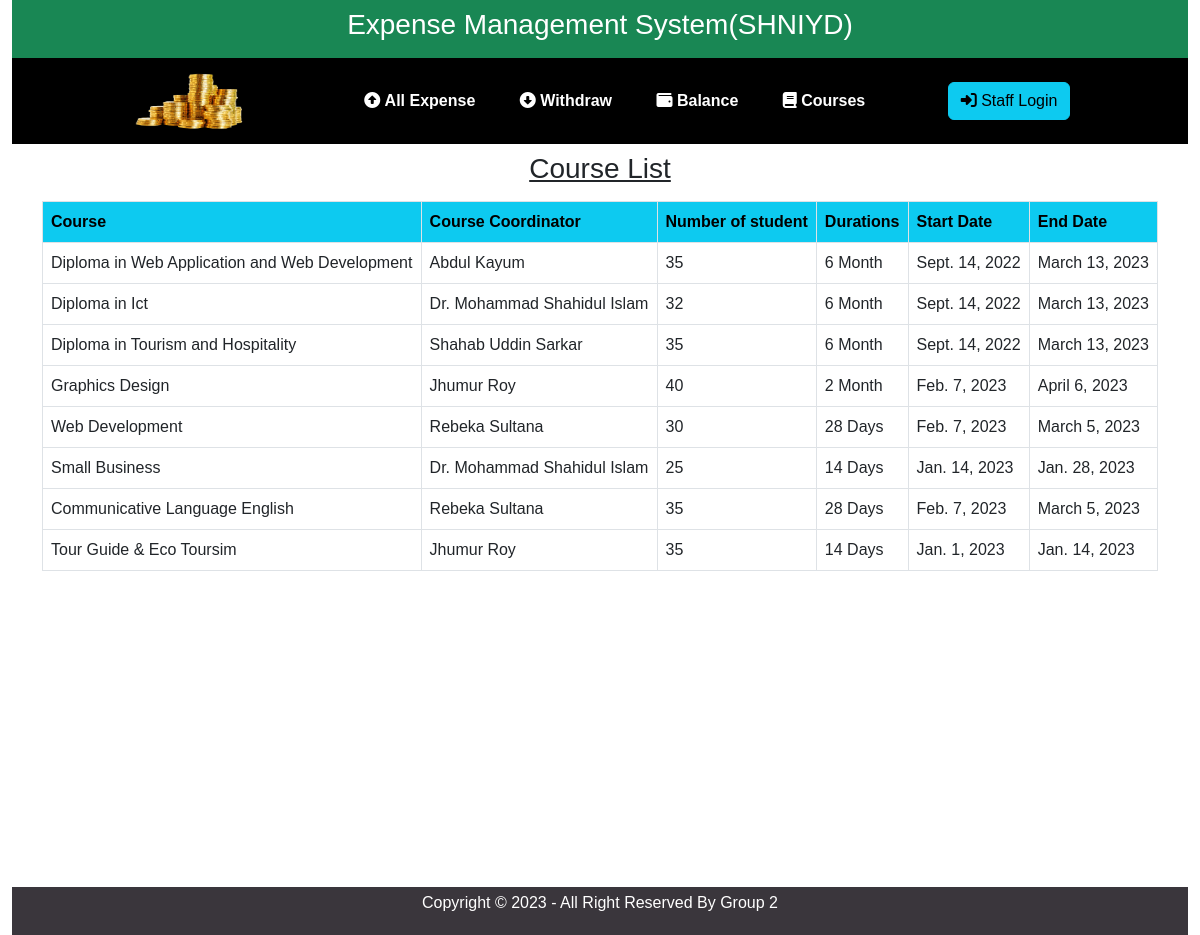
The page /allCourse/ on the database as committed earlier.
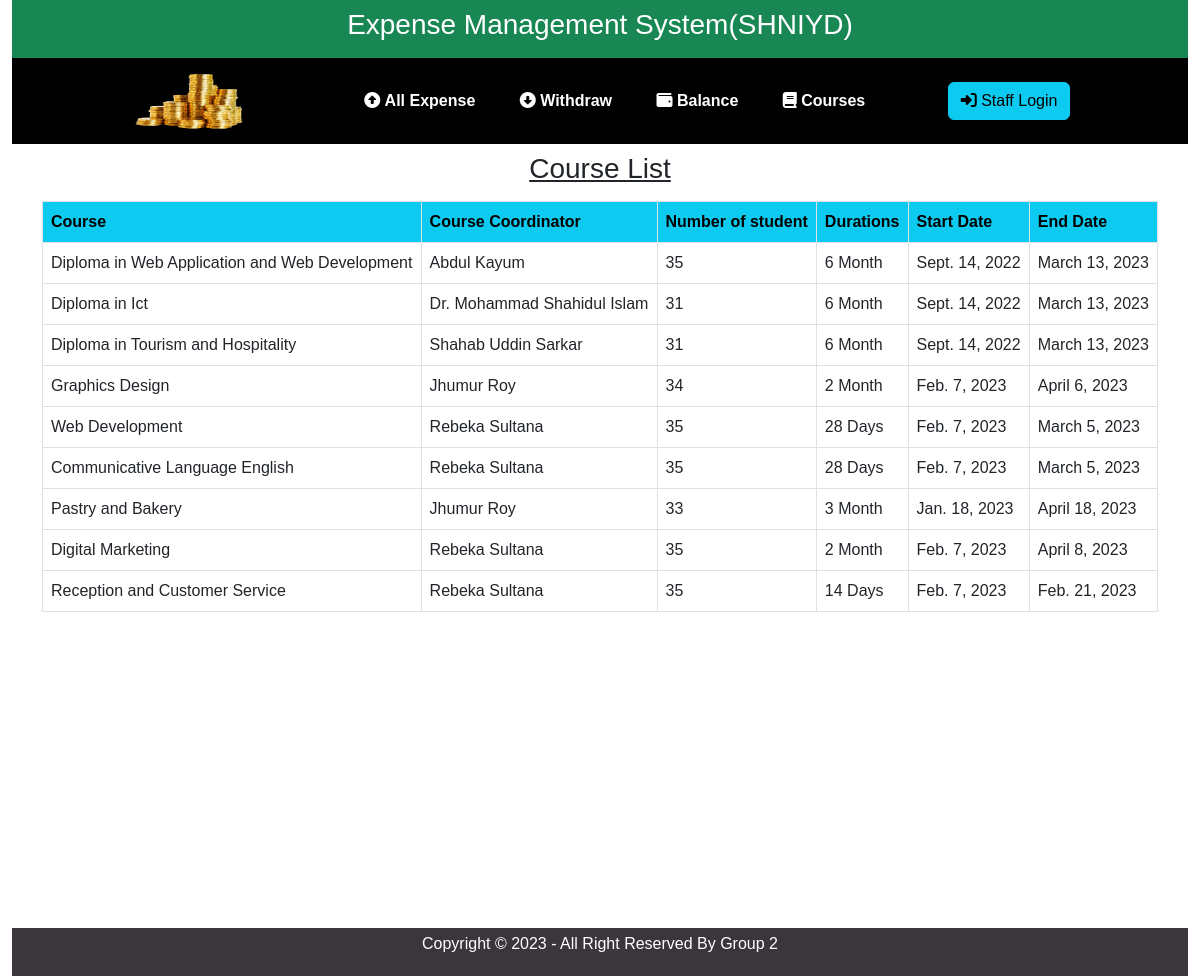
The same page on the database as committed later.
### ExpenseApp/models.py (models this page shows)
class CourseDetails(models.Model):
    course_id=models.ForeignKey(Course,on_delete=models.CASCADE)
    cordinator_id=models.ForeignKey(Cordinator,on_delete=models.CASCADE)
    number_of_student= models.PositiveSmallIntegerField(default=0)
    course_durations = models.CharField(max_length=30, default=0)
    start_date = models.DateField(default="2023-03-01")
    end_date = models.DateField(default="2023-04-01")
    status=models.CharField(max_length=15, default='active')

class Course(models.Model):
    course_id=models.IntegerField(default=0)
    course_name=models.CharField(max_length=100)
    course_duration= models.CharField(max_length=20)
    def __str__(self):
        return self.course_name

class Cordinator(models.Model):
    cordinator_id=models.IntegerField(default=0)
    cordinator_name=models.CharField(max_length=50)
    cordinator_deg=models.CharField(max_length=50)
    cordinator_nid=models.IntegerField(default=0)
    def __str__(self):
        return self.cordinator_name

### ExpenseApp/views.py (the view)
# urls.py: path('allCourse/', views.Courses, name='course'),
def Courses(request):
    course = CourseDetails.objects.all()
    return render(request,'expenseApp/course.html',{'course':course})

### templates/expenseApp/course.html
{% extends 'expenseApp/base.html'%}
{% block content %}
<div class="container">
    <h3 class="text-center py-2 text-decoration-underline">Course List</h3>
    <table class="table table-bordered table-hover">
        <tr class="text-bg-info">
            <th>Course</th>
            <th>Course Coordinator</th>
            <th>Number of student</th>
            <th>Durations</th>
            <th>Start Date</th>
            <th>End Date</th>
        </tr>
        {% for x in course %}
        <tr>
            <td class="courseId">{{x.course_id}}</td>
            <td class="cordinatorId">{{x.cordinator_id}}</td>
            <td class="numberOfStudent">{{x.number_of_student}}</td>
            <td class="courseDurations">{{x.course_durations}}</td>
            <td class="startDate">{{x.start_date}}</td>
            <td class="endDate">{{x.end_date}}</td>
        </tr>
        {% endfor %}
    </table>
</div>
{% endblock %}

### templates/expenseApp/base.html (shortened to what this page needs)
{% load static %}
<!DOCTYPE html>
<html lang="en">
  <head>
    <link
      href="https://cdn.jsdelivr.net/npm/remixicon@2.5.0/fonts/remixicon.css"
      rel="stylesheet"
    />
    <link rel="stylesheet" href="https://cdn.jsdelivr.net/npm/bootstrap@5.2.3/dist/css/bootstrap.min.css" />
    <link rel="stylesheet" href="{% static 'css/style.css'%}" />
  </head>
  <body>
    <div class="container-fluid">
      <div class="text-bg-success text-center py-2">
        <h3> Expense Management System(SHNIYD) </h3>
    </div>
    <div class="main">
      <nav>
        <a href="/"><img width="120px" src="{% static './images/icon.png' %}" height="60px" alt="logo"/></a>
          <ul class="mt-3">
          <li><a href="{% url 'home' %}"><i class="fa-solid fa-circle-up"></i>&nbsp;All Expense</a></li>
          <li><a href="{% url 'withdraw' %}"><i class="fa-solid fa-circle-down"></i>&nbsp;Withdraw</a></li>
          <li><a href="{% url 'balance' %}"><i class="fa-solid fa-wallet"></i>&nbsp;Balance</a></li>
          <li><a href="{% url 'course' %}"><i class="fa-solid fa-book"></i>&nbsp;Courses</a></li>
        </ul>
        <a class="btn btn-info" href="/admin"><i class="fa-solid fa-right-to-bracket"></i>&nbsp;Staff Login</a>
      </nav>
      {% block content %}
      {% endblock %}
    </div>
    <footer class="text-center py-1">
          <p>Copyright &copy; 2023 - All Right Reserved By Group 2</p>
      </div>
  </body>
</html>

### static/css/style.css (style rules this page uses)
* { padding: 0; margin: 0; box-sizing: border-box; font-family: "josefin sans", sans-serif; }
.main { width: 100%; padding-bottom: 100px; }
nav { display: flex; align-items: center; justify-content: space-between; padding: 5px 0; padding-left: 10%; padding-right: 10%; background: #000; }
nav ul li { list-style-type: none; display: inline-block; padding: 10px 20px; }
nav ul li a { color: #fff; text-decoration: none; font-weight: bold; }
footer { margin-top: 200px; background-color: #2c272eed; color: #fff; }
ul li a { text-decoration: underline; color: #fff; font-size: 16px; line-height: 2px; }

Rows that differ between the two databases and show on the page:
removed CourseDetails: course_id "Small Business", cordinator_id "Dr. Mohammad Shahidul Islam", number_of_student "25", course_durations "14 Days", start_date "Jan. 14, 2023", end_date "Jan. 28, 2023"
removed CourseDetails: course_id "Tour Guide & Eco Toursim", cordinator_id "Jhumur Roy", number_of_student "35", course_durations "14 Days", start_date "Jan. 1, 2023", end_date "Jan. 14, 2023"
changed CourseDetails "Diploma in Ict": number_of_student "32" → "31"
changed CourseDetails "Diploma in Tourism and Hospitality": number_of_student "35" → "31"
changed CourseDetails "April 6, 2023": number_of_student "40" → "34"
changed CourseDetails "Web Development": number_of_student "30" → "35"
added CourseDetails: course_id "Pastry and Bakery", cordinator_id "Jhumur Roy", number_of_student "33", course_durations "3 Month", start_date "Jan. 18, 2023", end_date "April 18, 2023"
added CourseDetails: course_id "Digital Marketing", cordinator_id "Rebeka Sultana", number_of_student "35", course_durations "2 Month", start_date "Feb. 7, 2023", end_date "April 8, 2023"
added CourseDetails: course_id "Reception and Customer Service", cordinator_id "Rebeka Sultana", number_of_student "35", course_durations "14 Days", start_date "Feb. 7, 2023", end_date "Feb. 21, 2023"
